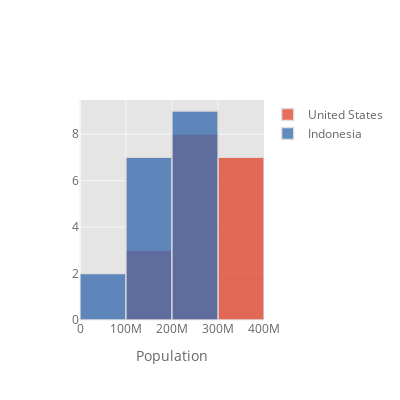

The notebook cell this image was saved under:
### Code cell
df_pt[['United States', "Indonesia"]].iplot(kind="hist", xTitle="Population", dimensions=[400,400], bins=3)

### Figure 1 — Plotly figure (JSON) as saved in the notebook; plotly's stock layout.template omitted (floating-point values rounded to 4 significant figures)
{"data": [{"histfunc": "count", "histnorm": "", "marker": {"color": "rgba(226, 74, 51, 1.0)", "line": {"color": "#D9D9D9", "width": 1.3}}, "name": "United States", "nbinsx": 3, "opacity": 0.8, "orientation": "v", "type": "histogram", "x": [171685336, 186720571, 199733676, 209513341, 219081251, 229476354, 240499825, 252120309, 265163745, 281710909, 294993511, 309011475, 320878310, 323015995, 325084756, 327096265, 329064917, 331002651]}, {"histfunc": "count", "histnorm": "", "marker": {"color": "rgba(62, 111, 176, 1.0)", "line": {"color": "#D9D9D9", "width": 1.3}}, "name": "Indonesia", "nbinsx": 3, "opacity": 0.8, "orientation": "v", "type": "histogram", "x": [77273425, 87751068, 100267062, 114793178, 130680727, 147447836, 164982451, 181413402, 196934260, 211513823, 226289470, 241834215, 258383256, 261556381, 264650963, 267670543, 270625568, 273523615]}], "layout": {"barmode": "overlay", "height": 400, "legend": {"bgcolor": "#FFFFFF", "font": {"color": "#666666"}}, "paper_bgcolor": "#FFFFFF", "plot_bgcolor": "#E5E5E5", "title": {"font": {"color": "#151516"}}, "width": 400, "xaxis": {"autorange": true, "gridcolor": "#F6F6F6", "range": [-0.5, 400000000.0], "showgrid": true, "tickfont": {"color": "#666666"}, "title": {"font": {"color": "#666666"}, "text": "Population"}, "type": "linear", "zerolinecolor": "#F6F6F6"}, "yaxis": {"autorange": true, "gridcolor": "#F6F6F6", "range": [0, 9.474], "showgrid": true, "tickfont": {"color": "#666666"}, "title": {"font": {"color": "#666666"}, "text": ""}, "zerolinecolor": "#F6F6F6"}}}
